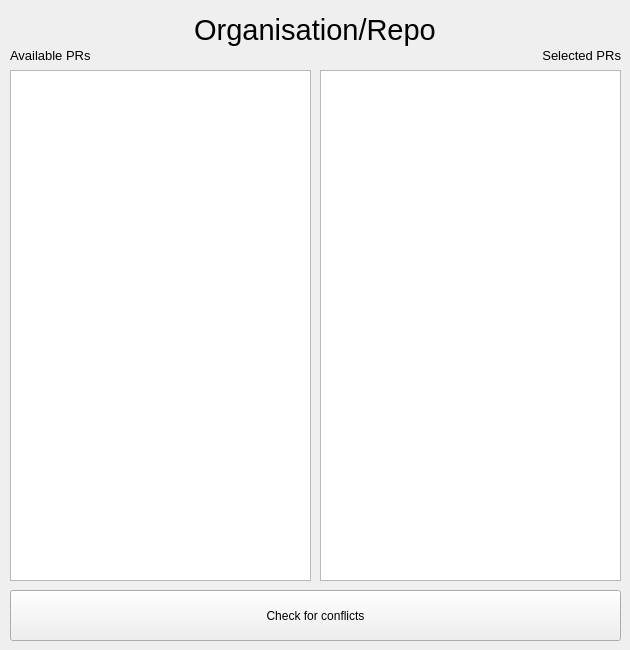
<?xml version="1.0" encoding="UTF-8"?>
<ui version="4.0">
 <class>SelectPR</class>
 <widget class="QWidget" name="SelectPR">
  <property name="geometry">
   <rect>
    <x>0</x>
    <y>0</y>
    <width>630</width>
    <height>650</height>
   </rect>
  </property>
  <property name="sizePolicy">
   <sizepolicy hsizetype="Fixed" vsizetype="Fixed">
    <horstretch>0</horstretch>
    <verstretch>0</verstretch>
   </sizepolicy>
  </property>
  <property name="minimumSize">
   <size>
    <width>630</width>
    <height>650</height>
   </size>
  </property>
  <property name="maximumSize">
   <size>
    <width>630</width>
    <height>650</height>
   </size>
  </property>
  <property name="windowTitle">
   <string notr="true">RepoTool - Select PRs</string>
  </property>
  <widget class="QListWidget" name="prlistAll">
   <property name="geometry">
    <rect>
     <x>10</x>
     <y>70</y>
     <width>301</width>
     <height>511</height>
    </rect>
   </property>
  </widget>
  <widget class="QListWidget" name="prlistSelected">
   <property name="geometry">
    <rect>
     <x>320</x>
     <y>70</y>
     <width>301</width>
     <height>511</height>
    </rect>
   </property>
  </widget>
  <widget class="QLabel" name="repoName">
   <property name="geometry">
    <rect>
     <x>10</x>
     <y>10</y>
     <width>610</width>
     <height>40</height>
    </rect>
   </property>
   <property name="font">
    <font>
     <family>Liberation Sans</family>
     <pointsize>22</pointsize>
     <weight>50</weight>
     <italic>false</italic>
     <bold>false</bold>
     <stylestrategy>PreferDefault</stylestrategy>
     <kerning>true</kerning>
    </font>
   </property>
   <property name="whatsThis">
    <string notr="true"/>
   </property>
   <property name="text">
    <string>Organisation/Repo</string>
   </property>
   <property name="textFormat">
    <enum>Qt::AutoText</enum>
   </property>
   <property name="alignment">
    <set>Qt::AlignCenter</set>
   </property>
  </widget>
  <widget class="QPushButton" name="pushButton">
   <property name="geometry">
    <rect>
     <x>10</x>
     <y>590</y>
     <width>611</width>
     <height>51</height>
    </rect>
   </property>
   <property name="text">
    <string>Check for conflicts</string>
   </property>
  </widget>
  <widget class="QLabel" name="label">
   <property name="geometry">
    <rect>
     <x>10</x>
     <y>40</y>
     <width>301</width>
     <height>31</height>
    </rect>
   </property>
   <property name="font">
    <font>
     <family>Liberation Sans</family>
     <pointsize>10</pointsize>
    </font>
   </property>
   <property name="text">
    <string>Available PRs</string>
   </property>
  </widget>
  <widget class="QLabel" name="label_2">
   <property name="geometry">
    <rect>
     <x>320</x>
     <y>40</y>
     <width>301</width>
     <height>31</height>
    </rect>
   </property>
   <property name="font">
    <font>
     <family>Liberation Sans</family>
     <pointsize>10</pointsize>
    </font>
   </property>
   <property name="text">
    <string>Selected PRs</string>
   </property>
   <property name="alignment">
    <set>Qt::AlignRight|Qt::AlignTrailing|Qt::AlignVCenter</set>
   </property>
  </widget>
 </widget>
 <resources/>
 <connections/>
</ui>
